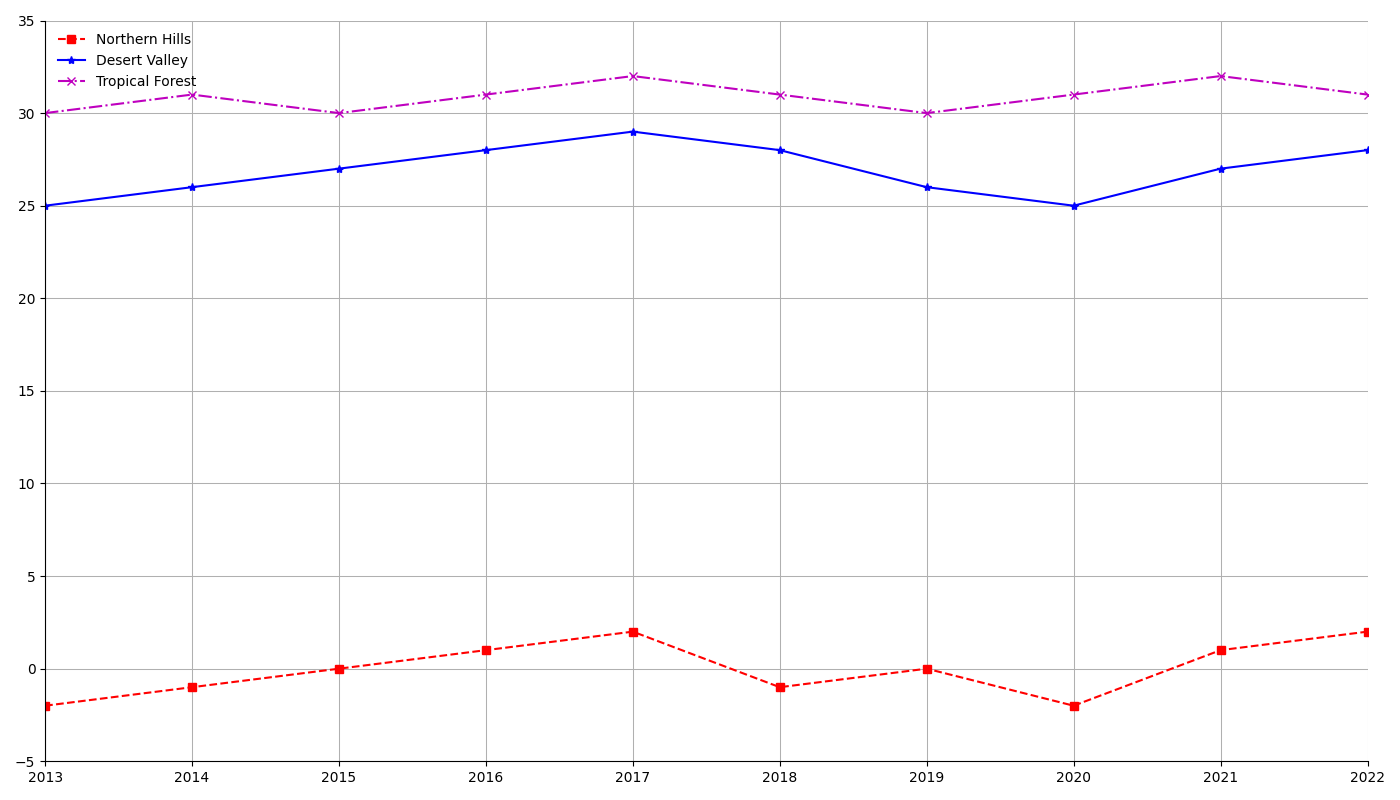

Source code (Python):
import matplotlib.pyplot as plt
import numpy as np

# Data construction
years = np.arange(2013, 2023)
northern_hills_temp = [-2, -1, 0, 1, 2, -1, 0, -2, 1, 2]
desert_valley_temp = [25, 26, 27, 28, 29, 28, 26, 25, 27, 28]
tropical_forest_temp = [30, 31, 30, 31, 32, 31, 30, 31, 32, 31]

# Plotting the chart
fig, ax = plt.subplots(figsize=(14, 8))

# Randomly altering stylistic elements
ax.plot(years, northern_hills_temp, marker='s', linestyle='--', color='r', label='Northern Hills')
ax.plot(years, desert_valley_temp, marker='*', linestyle='-', color='b', label='Desert Valley')
ax.plot(years, tropical_forest_temp, marker='x', linestyle='-.', color='m', label='Tropical Forest')

# Adding legend
ax.legend(loc='upper left', frameon=False)

# Grid configuration
ax.grid(True, linestyle='-', linewidth=0.75)

# Borders
ax.spines['top'].set_visible(False)
ax.spines['right'].set_visible(False)

# Axis limits
ax.set_xlim(2013, 2022)
ax.set_ylim(-5, 35)

plt.tight_layout()
plt.show()
